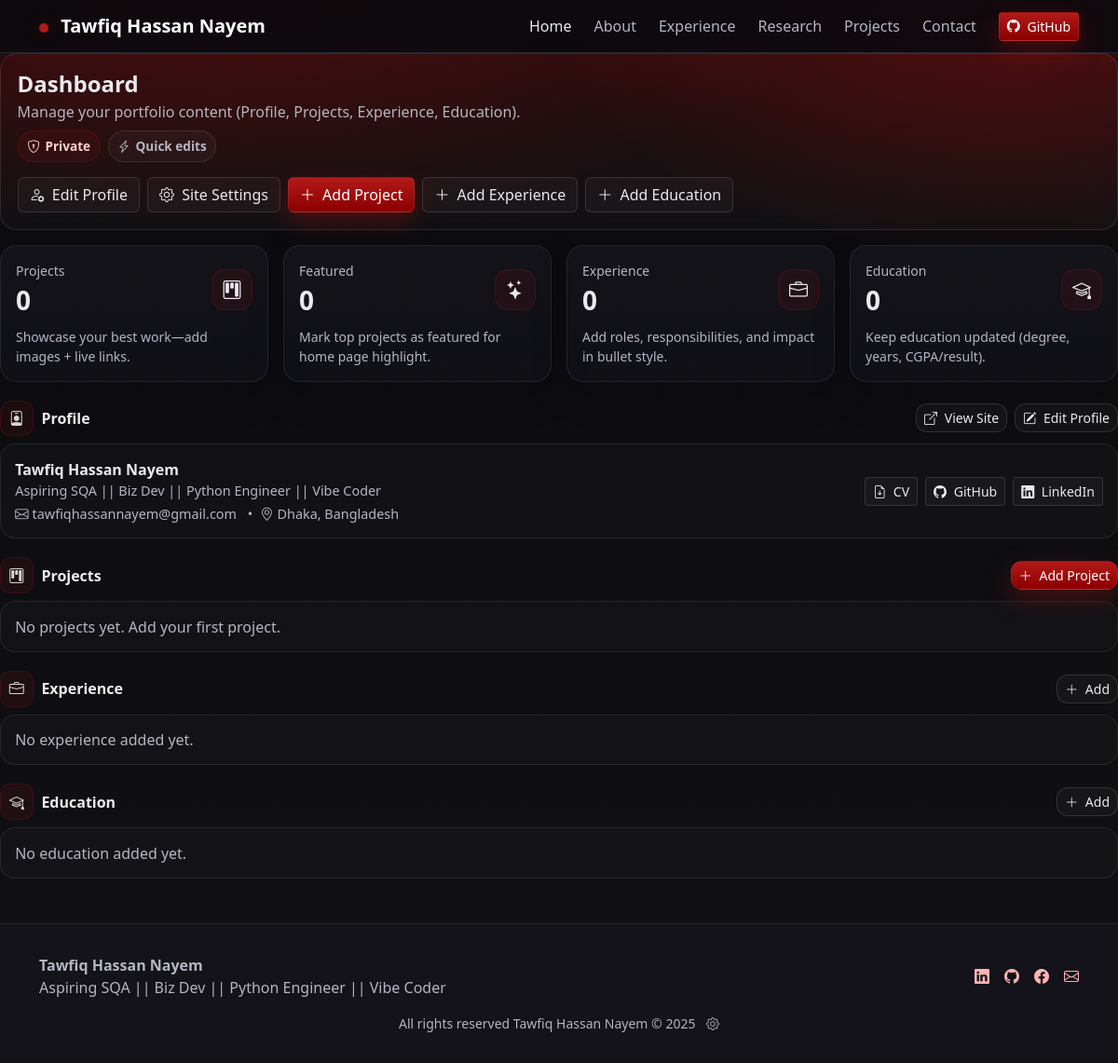
Before: /dashboard/ with the older database file.
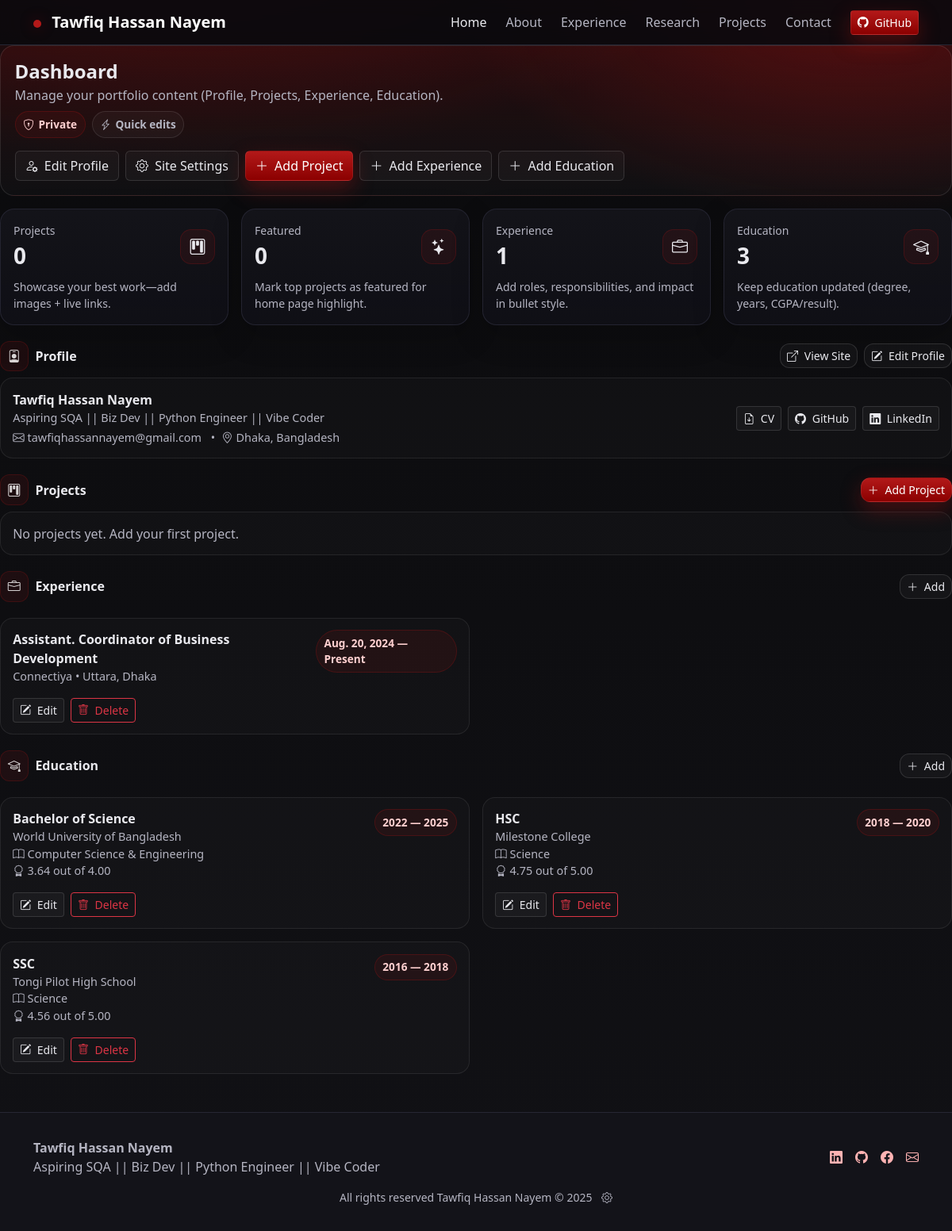
After: the same page with the newer database file.
### main/models.py (models this page shows, shortened)
class Experience(models.Model):
    role = models.CharField(max_length=150)
    organization = models.CharField(max_length=150)
    location = models.CharField(max_length=150, blank=True)
    start_date = models.DateField()
    end_date = models.DateField(null=True, blank=True)
    is_current = models.BooleanField(default=False)
    description = models.TextField(blank=True, help_text="Key responsibilities, impact, tools used.")
    created_at = models.DateTimeField(auto_now_add=True)
    class Meta:
        ordering = ["-start_date"]

class Education(models.Model):
    institution = models.CharField(max_length=150)
    degree = models.CharField(max_length=150)
    field_of_study = models.CharField(max_length=150, blank=True)
    start_year = models.PositiveIntegerField()
    end_year = models.PositiveIntegerField(null=True, blank=True)
    result_or_cgpa = models.CharField(max_length=50, blank=True)
    description = models.TextField(blank=True)
    class Meta:
        ordering = ["-end_year", "-start_year"]

### main/views.py (the view)
# urls.py: path("dashboard/", dashboard_view, name="dashboard"),
def dashboard_view(request):
    profile = Profile.objects.first()
    site_settings = SiteSettings.objects.first()
    context = {
        "profile": profile,
        "site_settings": site_settings,
        "projects": Project.objects.all(),
        "featured_projects": Project.objects.filter(is_featured=True),
        "experiences": Experience.objects.all(),
        "educations": Education.objects.all(),
        }
    return render(request, "dashboard/dashboard.html", context)

### main/context_processors.py (called while the page is built)
def site_settings(request):
    return {
        'site_settings': SiteSettings.objects.first(),
        'profile': Profile.objects.first(),
    }

### templates/dashboard/dashboard.html (shortened to what the changed rows need)
{% extends "base.html" %}
{% block content %}
<div class="dash-header mb-3">
  <div class="d-flex flex-wrap justify-content-between align-items-center gap-3">
    <div>
      <h1 class="h4 fw-bold mb-1">Dashboard</h1>
    </div>
  </div>
</div>
<div class="row g-3">
  <div class="col-6 col-lg-3">
  </div>
  <div class="col-6 col-lg-3">
  </div>
  <div class="col-6 col-lg-3">
    <div class="stat-card">
      <div class="d-flex align-items-center justify-content-between">
        <div>
          <div class="text-muted2 small">Experience</div>
          <div class="fw-bold fs-3">{{ experiences|length }}</div>
        </div>
      </div>
    </div>
  </div>
  <div class="col-6 col-lg-3">
    <div class="stat-card">
      <div class="d-flex align-items-center justify-content-between">
        <div>
          <div class="text-muted2 small">Education</div>
          <div class="fw-bold fs-3">{{ educations|length }}</div>
        </div>
      </div>
    </div>
  </div>
</div>
<div class="section-head">
  <div class="section-title">
  </div>
  <div class="actions d-flex gap-2">
  </div>
</div>
<div class="mini-card mt-2">
  <div class="d-flex flex-wrap justify-content-between align-items-center gap-3">
  </div>
</div>
<div class="section-head">
  <div class="section-title">
  </div>
  <div class="actions d-flex gap-2">
  </div>
</div>
{% if projects %}
  <div class="table-pro mt-2">
    <div class="table-responsive">
      <table class="table table-dark align-middle"
             style="--bs-table-bg: rgba(255,255,255,.00); --bs-table-border-color: rgba(255,255,255,.08);">
        <thead>
          <tr>
            <th>Title</th>
            <th class="d-none d-md-table-cell">Tech</th>
            <th>Featured</th>
            <th class="d-none d-lg-table-cell">Links</th>
            <th class="text-end">Actions</th>
          </tr>
        </thead>
        <tbody>
          {% for p in projects %}
          <tr>
            <td class="fw-semibold">
              {{ p.title }}
              <div class="text-muted2 small d-md-none mt-1">{{ p.tech_stack }}</div>
            </td>
            <td class="d-none d-md-table-cell text-muted2 small">{{ p.tech_stack }}</td>
            <td>
              {% if p.is_featured %}
                <span class="chip chip-red"><i class="bi bi-stars"></i> Yes</span>
              {% else %}
                <span class="chip"><i class="bi bi-dash"></i> No</span>
              {% endif %}
            </td>
            <td class="d-none d-lg-table-cell small">
              {% if p.github_url %}<a href="{{ p.github_url }}" target="_blank" rel="noopener">GitHub</a>{% endif %}
              {% if p.live_url %}{% if p.github_url %} • {% endif %}<a href="{{ p.live_url }}" target="_blank" rel="noopener">Live</a>{% endif %}
            </td>
            <td class="text-end">
              <a class="btn btn-ghost btn-sm" href="{% url 'main:dashboard_project_edit' p.id %}">
                <i class="bi bi-pencil-square"></i>
              </a>
              <a class="btn btn-outline-danger btn-sm" href="{% url 'main:dashboard_project_delete' p.id %}">
                <i class="bi bi-trash"></i>
              </a>
            </td>
          </tr>
          {% endfor %}
        </tbody>
      </table>
    </div>
  </div>
{% else %}
  <div class="mini-card mt-2 text-muted2">No projects yet. Add your first project.</div>
{% endif %}
<div class="section-head">
  <div class="section-title">
  </div>
  <div class="actions d-flex gap-2">
  </div>
</div>
{% if experiences %}
  <div class="row g-3 mt-1">
    {% for e in experiences %}
      <div class="col-12 col-lg-6">
        <div class="mini-card h-100">
          <div class="d-flex justify-content-between align-items-start gap-2">
            <div>
              <div class="fw-semibold">{{ e.role }}</div>
              <div class="mini-meta">
                {{ e.organization }}{% if e.location %} • {{ e.location }}{% endif %}
              </div>
            </div>
            <span class="chip chip-red">
              {{ e.start_date }} —
              {% if e.is_current %}Present{% elif e.end_date %}{{ e.end_date }}{% else %}-{% endif %}
            </span>
          </div>
          <div class="d-flex gap-2 mt-3">
            <a class="btn btn-ghost btn-sm" href="{% url 'main:dashboard_experience_edit' e.id %}">
              <i class="bi bi-pencil-square me-1"></i> Edit
            </a>
            <a class="btn btn-outline-danger btn-sm" href="{% url 'main:dashboard_experience_delete' e.id %}">
              <i class="bi bi-trash me-1"></i> Delete
            </a>
          </div>
        </div>
      </div>
    {% endfor %}
  </div>
{% else %}
  <div class="mini-card mt-2 text-muted2">No experience added yet.</div>
{% endif %}
<div class="section-head">
  <div class="section-title">
  </div>
  <div class="actions d-flex gap-2">
  </div>
</div>
{% if educations %}
  <div class="row g-3 mt-1">
    {% for ed in educations %}
      <div class="col-12 col-lg-6">
        <div class="mini-card h-100">
          <div class="d-flex justify-content-between align-items-start gap-2">
            <div>
              <div class="fw-semibold">{{ ed.degree }}</div>
              <div class="mini-meta">{{ ed.institution }}</div>
              {% if ed.field_of_study %}
                <div class="mini-meta"><i class="bi bi-book me-1"></i>{{ ed.field_of_study }}</div>
              {% endif %}
              {% if ed.result_or_cgpa %}
                <div class="mini-meta"><i class="bi bi-award me-1"></i>{{ ed.result_or_cgpa }}</div>
              {% endif %}
            </div>
            <span class="chip chip-red">
              {{ ed.start_year }} —
              {% if ed.end_year %}{{ ed.end_year }}{% else %}Present{% endif %}
            </span>
          </div>
          <div class="d-flex gap-2 mt-3">
            <a class="btn btn-ghost btn-sm" href="{% url 'main:dashboard_education_edit' ed.id %}">
              <i class="bi bi-pencil-square me-1"></i> Edit
            </a>
            <a class="btn btn-outline-danger btn-sm" href="{% url 'main:dashboard_education_delete' ed.id %}">
              <i class="bi bi-trash me-1"></i> Delete
            </a>
          </div>
        </div>
      </div>
    {% endfor %}
  </div>
{% else %}
  <div class="mini-card mt-2 text-muted2">No education added yet.</div>
{% endif %}
{% endblock %}

Changed rows visible on the page:
added Experience: role "Assistant. Coordinator of Business Development", organization "Connectiya", location "Uttara, Dhaka", start_date "Aug. 20, 2024", is_current "Present"
added Education: degree "Bachelor of Science", institution "World University of Bangladesh", field_of_study "Computer Science & Engineering", result_or_cgpa "3.64 out of 4.00", start_year "2022", end_year "2025"
added Education: degree "HSC", institution "Milestone College", field_of_study "Science", result_or_cgpa "4.75 out of 5.00", start_year "2018", end_year "2020"
added Education: degree "SSC", institution "Tongi Pilot High School", field_of_study "Science", result_or_cgpa "4.56 out of 5.00", start_year "2016", end_year "2018"
Other visible differences:
{{ experiences|length }}: "0" → "1"
{{ educations|length }}: "0" → "3"
text no longer shown: "No experience added yet. No education added yet."
